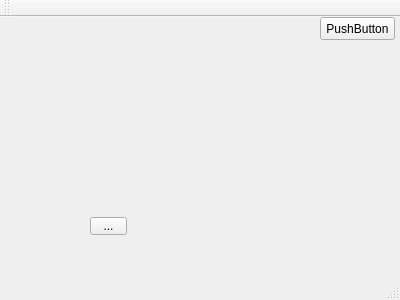
<?xml version="1.0" encoding="UTF-8"?>
<ui version="4.0">
 <class>MainWindow</class>
 <widget class="QMainWindow" name="MainWindow">
  <property name="geometry">
   <rect>
    <x>0</x>
    <y>0</y>
    <width>400</width>
    <height>300</height>
   </rect>
  </property>
  <property name="windowTitle">
   <string>MainWindow</string>
  </property>
  <widget class="QWidget" name="centralWidget">
   <widget class="QToolButton" name="toolButton">
    <property name="geometry">
     <rect>
      <x>90</x>
      <y>200</y>
      <width>37</width>
      <height>18</height>
     </rect>
    </property>
    <property name="text">
     <string>...</string>
    </property>
   </widget>
   <widget class="QPushButton" name="pushButton">
    <property name="geometry">
     <rect>
      <x>320</x>
      <y>0</y>
      <width>75</width>
      <height>23</height>
     </rect>
    </property>
    <property name="text">
     <string>PushButton</string>
    </property>
   </widget>
  </widget>
  <widget class="QMenuBar" name="menuBar">
   <property name="geometry">
    <rect>
     <x>0</x>
     <y>0</y>
     <width>400</width>
     <height>23</height>
    </rect>
   </property>
  </widget>
  <widget class="QToolBar" name="mainToolBar">
   <attribute name="toolBarArea">
    <enum>TopToolBarArea</enum>
   </attribute>
   <attribute name="toolBarBreak">
    <bool>false</bool>
   </attribute>
  </widget>
  <widget class="QStatusBar" name="statusBar"/>
 </widget>
 <layoutdefault spacing="6" margin="11"/>
 <resources/>
 <connections>
  <connection>
   <sender>pushButton</sender>
   <signal>clicked()</signal>
   <receiver>MainWindow</receiver>
   <slot>close()</slot>
   <hints>
    <hint type="sourcelabel">
     <x>357</x>
     <y>46</y>
    </hint>
    <hint type="destinationlabel">
     <x>199</x>
     <y>149</y>
    </hint>
   </hints>
  </connection>
 </connections>
</ui>
